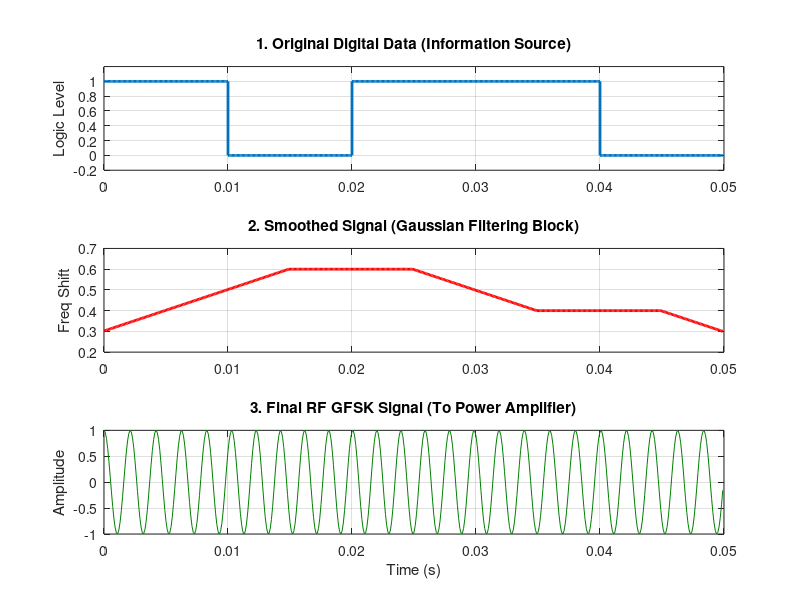

MATLAB code to generate this figure: (Note: this script raises an error after producing the figure.)
%% GFSK Modulation Simulation (nRF52832 BLE Style)
% This script simulates the smoothing of digital bits into a 
% Gaussian Frequency Shift Keying signal.

clear; clc; close ;

%% 1. Parameters
fs = 10000;              % Sampling frequency
T = 0.01;                % Bit duration
t = 0:1/fs:T-1/fs;       % Time vector for one bit
fc = 500;                % Center Carrier Frequency
f_dev = 150;             % Frequency deviation
bits = [1 0 1 1 0];      % Sample bit sequence

%% 2. Generate Bit Stream
bit_stream = [];
for b = bits
    bit_stream = [bit_stream, ones(1, length(t)) * b];
end
full_t = (0:length(bit_stream)-1)/fs;

%% 3. Gaussian Filtering (The "G" in GFSK)
% This represents the internal baseband filtering of the SoC
bt = 0.5; % Bandwidth-Time product
sigma = sqrt(log(2)) / (2 * pi * bt * T);
gauss_filter = exp(-full_t.^2 / (2 * sigma^2));
gauss_filter = gauss_filter / sum(gauss_filter);

% Smooth the bit transitions
smoothed_bits = conv(bit_stream, gauss_filter, 'same');

%% 4. Voltage Controlled Oscillator (VCO) Modulation
% The frequency changes smoothly based on the bit value
phase = 2 * pi * (fc * full_t + f_dev * cumsum(smoothed_bits-0.5)/fs);
gfsk_signal = cos(phase);

%% 5. Plotting
figure('Color', 'w', 'Position', [100, 100, 800, 600]);

subplot(3,1,1);
stairs(full_t, bit_stream, 'LineWidth', 2);
title('1. Original Digital Data (Information Source)');
ylabel('Logic Level'); grid on; ylim([-0.2 1.2]);

subplot(3,1,2);
plot(full_t, smoothed_bits, 'r', 'LineWidth', 2);
title('2. Smoothed Signal (Gaussian Filtering Block)');
ylabel('Freq Shift'); grid on;

subplot(3,1,3);
plot(full_t, gfsk_signal, 'Color', [0 .5 0]);
title('3. Final RF GFSK Signal (To Power Amplifier)');
xlabel('Time (s)'); ylabel('Amplitude'); grid on;

sgtitle('nRF52832 Internal Modulation Signal Flow');